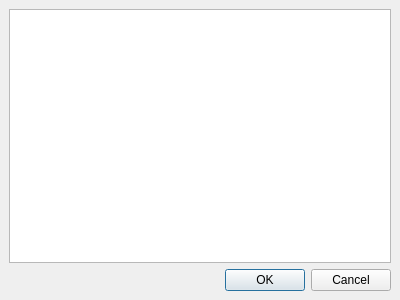
<ui version="4.0" >
 <class>dlgTextEditor</class>
 <widget class="QDialog" name="dlgTextEditor" >
  <property name="geometry" >
   <rect>
    <x>0</x>
    <y>0</y>
    <width>400</width>
    <height>300</height>
   </rect>
  </property>
  <property name="windowTitle" >
   <string>Edit text</string>
  </property>
  <property name="windowIcon" >
   <iconset resource="../../pixmaps/pixmaps.qrc" >:/pixmaps/document-properties.png</iconset>
  </property>
  <layout class="QVBoxLayout" >
   <property name="margin" >
    <number>9</number>
   </property>
   <property name="spacing" >
    <number>6</number>
   </property>
   <item>
    <widget class="QTextEdit" name="textEdit" />
   </item>
   <item>
    <widget class="QDialogButtonBox" name="buttonBox" >
     <property name="orientation" >
      <enum>Qt::Horizontal</enum>
     </property>
     <property name="standardButtons" >
      <set>QDialogButtonBox::Cancel|QDialogButtonBox::NoButton|QDialogButtonBox::Ok</set>
     </property>
    </widget>
   </item>
  </layout>
 </widget>
 <resources>
  <include location="../../pixmaps/pixmaps.qrc" />
 </resources>
 <connections>
  <connection>
   <sender>buttonBox</sender>
   <signal>accepted()</signal>
   <receiver>dlgTextEditor</receiver>
   <slot>accept()</slot>
   <hints>
    <hint type="sourcelabel" >
     <x>248</x>
     <y>254</y>
    </hint>
    <hint type="destinationlabel" >
     <x>157</x>
     <y>274</y>
    </hint>
   </hints>
  </connection>
  <connection>
   <sender>buttonBox</sender>
   <signal>rejected()</signal>
   <receiver>dlgTextEditor</receiver>
   <slot>reject()</slot>
   <hints>
    <hint type="sourcelabel" >
     <x>316</x>
     <y>260</y>
    </hint>
    <hint type="destinationlabel" >
     <x>286</x>
     <y>274</y>
    </hint>
   </hints>
  </connection>
 </connections>
</ui>
